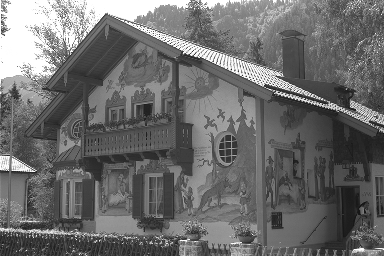
#> input picture Lab_8_Image_Halftoning/house.tif, 384 x 256 px
$ python exercise_5_1.py
#> lines starting #> are read from the running program, lines starting #| are printed output that depends on the picture; after the words box and inside, x2 and y2 are one past the last pixel; in counts of white or black regions, pixels touching at a corner belong together; long printed decimals are rounded
### Lab_8_Image_Halftoning/My_Codes/utils.py
import matplotlib.pyplot as plt
import numpy as np

def calculate_RMSE(X,Y):
	X = X.astype(float)
	Y = Y.astype(float)
	RMSE = np.sqrt(np.sum(np.power(X-Y,2))/np.prod(X.shape))
	return RMSE

def fidelity(X,Y,gamma,verbose=False):
	X_g_corrected = 255*np.power(X/255,gamma)
	X_b_g_corrected = 255*np.power(Y/255,gamma)
	plt.figure()
	plt.subplot(121)
	plt.imshow(X_g_corrected,cmap='gray')
	plt.title('Gamma Corrected Original')
	plt.subplot(122)
	plt.imshow(X_b_g_corrected,cmap='gray',interpolation='none')
	plt.title('Gamma Corrected Binary')
	plt.savefig('Gamma_Corrected_Image.png')

	X_filtered = np.zeros(X_g_corrected.shape)
	X_b_filtered = np.zeros(X_b_g_corrected.shape)

	#Low Pass FIlter
	X_g_corrected = np.pad(X_g_corrected,((3,3),(3,3)),mode='constant')
	X_b_g_corrected = np.pad(X_b_g_corrected,((3,3),(3,3)),mode='constant')
	normalizing_constant = 0.08143899724403883
	for i in range(3,X_g_corrected.shape[0]-3):
		for j in range(3,X_g_corrected.shape[1]-3):
			sum1 = 0
			sum2 = 0
			for k in range(i-3,i+4):
				for l in range(j-3,j+4):
					sum1 = sum1 + np.exp(-((k-i)*(k-i)+(l-j)*(l-j))/4) * X_g_corrected[k,l]
					sum2 = sum2 + np.exp(-((k-i)*(k-i)+(l-j)*(l-j))/4) * X_b_g_corrected[k,l]
			sum1 *= normalizing_constant
			sum2 *= normalizing_constant
			X_filtered[i-3,j-3] = sum1
			X_b_filtered[i-3,j-3] = sum2
	plt.figure()
	plt.subplot(121)
	plt.imshow(X_filtered,cmap='gray')
	plt.title('Filtered Original')
	plt.subplot(122)
	plt.imshow(X_b_filtered,cmap='gray',interpolation='none')
	plt.title('Filtered Binary')
	plt.savefig('Filtered_Image.png')
	if verbose:
		plt.show()
	X_filtered = 255*np.power(X_filtered/255,1/3)
	X_b_filtered = 255*np.power(X_b_filtered/255,1/3)

	fid = calculate_RMSE(X_filtered,X_b_filtered)
	return fid

### Lab_8_Image_Halftoning/My_Codes/exercise_5_1.py
### Ordered Dithering ##########
import matplotlib.pyplot as plt
import numpy as np
from PIL import Image
import utils as U

def Diffusion_Error(I,T):
	Im_out = np.zeros(I.shape)
	print(I.shape)
	I = np.pad(I,((1,1),(1,1)))
	print(I.shape)
	for i in range(1,I.shape[0]-1):
		for j in range(1,I.shape[1]-1):
			Im_out[i-1,j-1] = 255 if I[i,j] > T else 0
			error = I[i,j] - Im_out[i-1,j-1]
			I[i,j+1] = I[i,j+1]+7/16*error
			I[i+1,j-1] = I[i+1,j-1]+3/16*error
			I[i+1,j] = I[i+1,j]+5/16*error
			I[i+1,j+1] = I[i+1,j+1]+1/16*error
	return Im_out

def Main():
	name = '../house.tif'
	im = Image.open(name)
#> im is the input picture: PIL image 384x256 L; min 18, max 255, mean 108.5
	X = np.array(im)
	gamma = 2.2
	Threshold = 127

	X_g_corrected = 255*np.power(X/255,gamma)
	Im_out = Diffusion_Error(X_g_corrected,Threshold)
#| (256, 384)
#| (258, 386)
#> after the loop in Diffusion_Error, `for i in range(1,I.shape[0]-1):`:
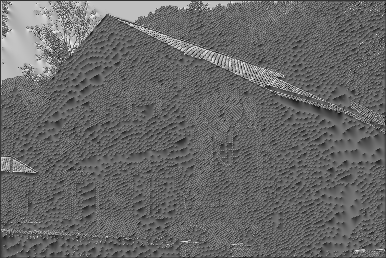
#> I: shape (258, 386) float64; min -93.52, max 367.2, mean 95.2; drawn with min black and max white
#> after the loop in Diffusion_Error, `for i in range(1,I.shape[0]-1):`:
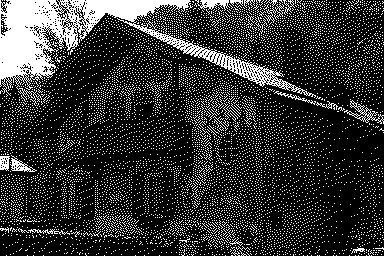
#> Im_out: shape (256, 384) float64; 20.2% white; 8371 white regions (8350 under 20 px), largest, box (x1, y1, x2, y2) and area: (0, 0, 316, 106) 7930, (344, 100, 384, 124) 207, (195, 0, 230, 11) 201
	RMSE = U.calculate_RMSE(X,Im_out)
#> in calculate_RMSE, `RMSE = np.sqrt(np.sum(np.power(X-Y,2))/np.prod(X.shape))`: RMSE = 98.85
#> RMSE = 98.85
	fidelity = U.fidelity(X,Im_out,gamma,verbose=False)
#> in fidelity, `X_g_corrected = np.pad(X_g_corrected,((3,3),(3,3)),mode='constant')`:
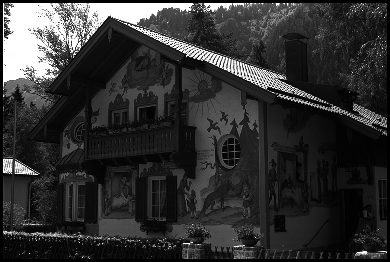
#> X_g_corrected: shape (262, 390) float64; min 0, max 255, mean 49.8
#> in fidelity, `X_b_g_corrected = np.pad(X_b_g_corrected,((3,3),(3,3)),mode='constant')`:
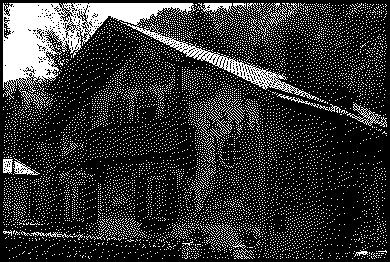
#> X_b_g_corrected: shape (262, 390) float64; 19.5% white; 8371 white regions (8350 under 20 px), largest, box (x1, y1, x2, y2) and area: (3, 3, 319, 109) 7930, (347, 103, 387, 127) 207, (198, 3, 233, 14) 201
#> after the loop in fidelity, `for i in range(3,X_g_corrected.shape[0]-3):`:
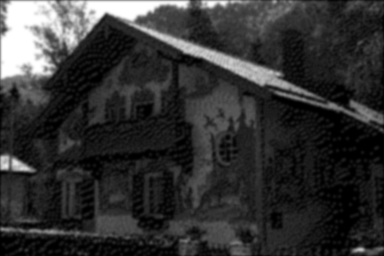
#> X_b_filtered: shape (256, 384) float64; min 0, max 255, mean 51; drawn with min black and max white
#> in fidelity, `X_filtered = 255*np.power(X_filtered/255,1/3)`:
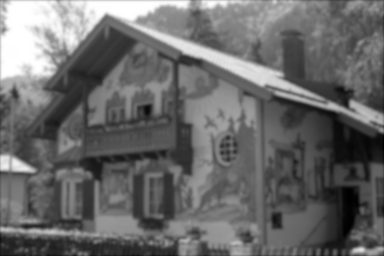
#> X_filtered: shape (256, 384) float64; min 50.97, max 255, mean 135.8; drawn with min black and max white
#> in fidelity, `X_b_filtered = 255*np.power(X_b_filtered/255,1/3)`:
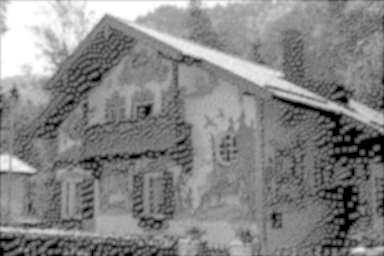
#> X_b_filtered: shape (256, 384) float64; min 0, max 255, mean 133.5; drawn with min black and max white
#> in fidelity, `fid = calculate_RMSE(X_filtered,X_b_filtered)`: fid = 13.43
#> fidelity = 13.43
	print('RMSE = ',RMSE)
#| RMSE =  98.847
	print('Fidelity = ',fidelity)
#| Fidelity =  13.427

	Im_out = Image.fromarray(Im_out.astype(np.uint8))
	Im_out.save('Error_Diffusion.tif')
Main()
